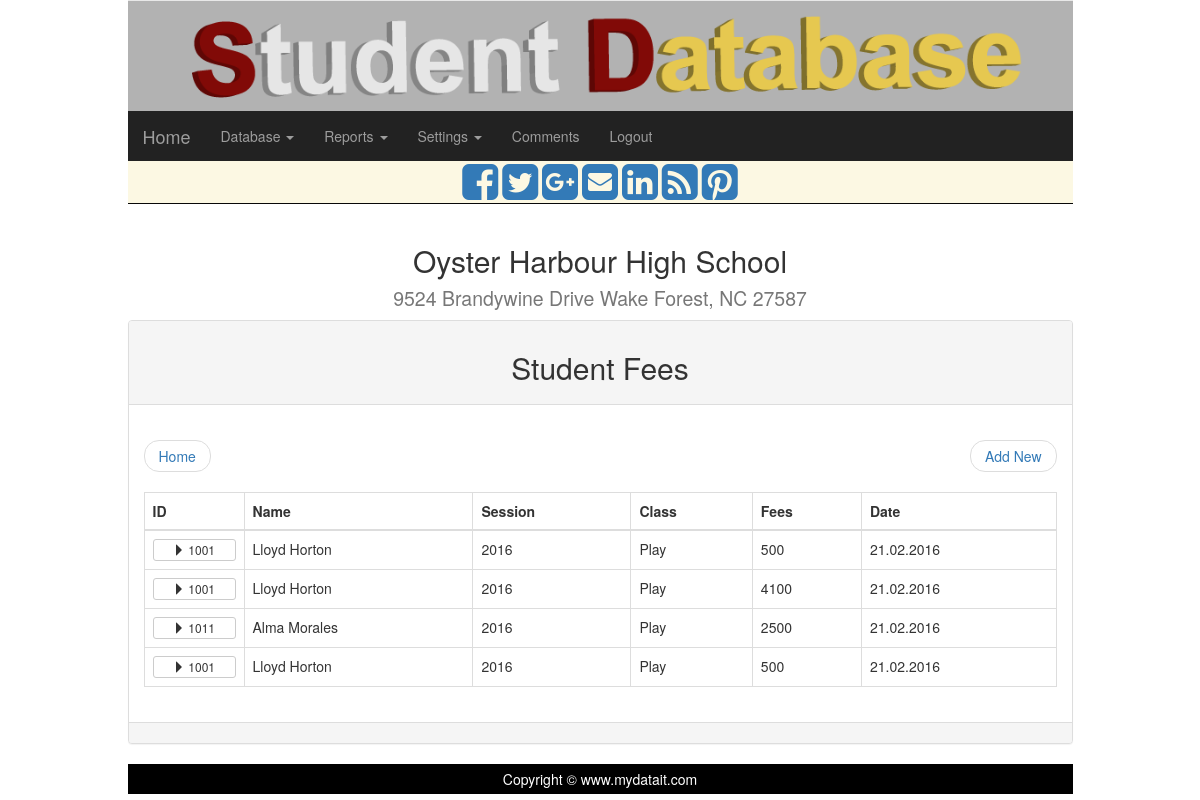
Page /assets/template/edn/edn/fees_views.php (signed in) on the committed database.
### tables this page shows
CREATE TABLE IF NOT EXISTS `db_fees` (
`fees_id` int(10) NOT NULL,
  `student_id` int(8) NOT NULL,
  `fees` int(8) NOT NULL,
  `fees_dt` date NOT NULL,
  `user_id` int(6) NOT NULL
);

CREATE TABLE IF NOT EXISTS `db_student` (
`student_id` int(11) NOT NULL,
  `idcard` int(6) NOT NULL,
  `student_name` varchar(100) NOT NULL,
  `father_name` varchar(50) NOT NULL,
  `address` varchar(150) NOT NULL,
  `mobile` varchar(11) NOT NULL,
  `bdate` date NOT NULL,
  `sex_id` int(5) NOT NULL,
  `situationtype_id` int(5) NOT NULL,
  `occupation_id` int(4) NOT NULL,
  `income` int(8) NOT NULL,
  `class_id_pres` int(5) NOT NULL,
  `remarks` varchar(150) NOT NULL,
  `session` int(4) NOT NULL,
  `pic` varchar(100) NOT NULL,
  `user_id` int(11) NOT NULL,
  `entry` date NOT NULL
);

CREATE TABLE IF NOT EXISTS `list_class` (
`class_id` int(11) NOT NULL,
  `class_name` varchar(11) NOT NULL
);

### assets/template/edn/edn/custom.php (called while the page is built, shortened)
<?php
function my_date_dot($i_dF1)
{
	$d1=strtotime($i_dF1);
	$dt2=date("d.m.Y",$d1);
	return $dt2;
}
function myfield($sql)
{
	global $conn;
	$rtrn="";
	$result=mysqli_query($conn, $sql);
	$Numrows=mysqli_num_rows($result);
	if ($Numrows > 0)
	{
		$rows=mysqli_fetch_array($result);
		$rtrn=$rows[0];
	}
	else
	{
		$rtrn="";
	}
	return $rtrn;
};
?>

### assets/template/edn/edn/fees_views.php (the view, shortened to what this page needs)
<?php
include "header.php";
include "conn.php";
include "custom.php";
$user_id=$_SESSION["user_id"];
$school=$_SESSION["school_name"];
?>
<div class="col-sm-12">
<?php echo $school;?>
			<div class="panel panel-default">
				<div class="panel-heading"><h2 class="text-center">Student Fees</h2></div>
				<div  class="panel-body">
					<ul class="pager">
						<li class="previous"><a href="home.php">Home</a></li>
						<li class="next"><a href="fees.php">Add New</a></li>
					</ul>
					<div  class="table-responsive">
						<table class="table table-bordered">
							<thead>
								<tr>
									<th>ID</th>
									<th>Name</th>
									<th>Session</th>
									<th>Class</th>
									<th>Fees</th>
									<th>Date</th>
								</tr>
							</thead>
							<tbody>
<?php
	$sql = "SELECT * FROM `db_fees` WHERE `user_id`= $user_id ORDER BY `fees_id` DESC LIMIT 150";
	$result=mysqli_query($conn, $sql);
	$Numrows=mysqli_num_rows($result);
	if ($Numrows > 0)
	{
		while ($rows=mysqli_fetch_array($result))
		{
			$sql_std = "SELECT *FROM `db_student` WHERE `student_id` = ".$rows["student_id"]." LIMIT 1";
			$result_std = mysqli_query($conn, $sql_std);
			$rows_std=mysqli_fetch_array($result_std);
			$cls_id=$rows_std["class_id_pres"];
			$cls_name=myfield("SELECT `class_name` FROM `list_class` WHERE `class_id` = $cls_id LIMIT 1");
			echo "<tr>\n";
			echo "<td style='width:100px;'><a href='fees_one.php?id=". $rows["fees_id"]."' class='btn btn-default btn-xs btn-block'><span class='glyphicon glyphicon-triangle-right'></span>  ".$rows_std["idcard"]."</a></td>\n";
			echo "<td>" . $rows_std["student_name"]."</td>\n";
			echo "<td>" . $rows_std["session"]."</td>\n";
			echo "<td>$cls_name</td>\n";
			echo "<td>" . $rows["fees"]."</td>\n";
			echo "<td>" . my_date_dot($rows["fees_dt"])."</td>\n";
			echo "</tr>\n";
		};
	};
?>
							</tbody>
						</table>
					</div>
				</div>
				<div  class="panel-footer"></div>
			</div>
</div>
<?php include "footer.php"; ?>

### rows in the picture
db_fees: db_student.idcard "1001", db_student.student_name "Lloyd Horton", db_student.session "2016", db_student.class_id_pres "Play", fees "500", fees_dt "21.02.2016"
db_fees: db_student.idcard "1001", db_student.student_name "Lloyd Horton", db_student.session "2016", db_student.class_id_pres "Play", fees "4100", fees_dt "21.02.2016"
db_fees: db_student.idcard "1011", db_student.student_name "Alma Morales", db_student.session "2016", db_student.class_id_pres "Play", fees "2500", fees_dt "21.02.2016"
db_fees: db_student.idcard "1001", db_student.student_name "Lloyd Horton", db_student.session "2016", db_student.class_id_pres "Play", fees "500", fees_dt "21.02.2016"

### other values in the picture
$school "Oyster Harbour High School 9524 Brandywine Drive Wake Forest, NC 27587"
